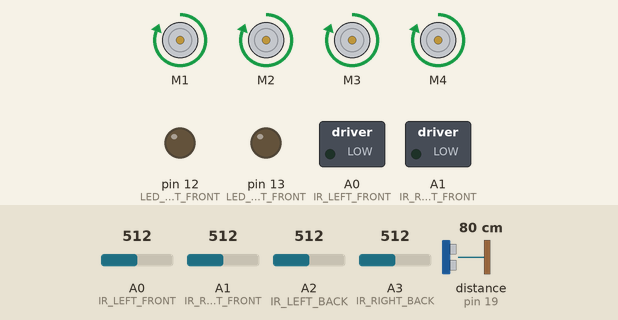
Bench run of a sketch on a simulated Arduino Uno, built with avr-gcc and run on an emulated ATmega328P. On the bench: 4 × DC motor (green arrow = forward, orange = backward, longer = faster), switched loads named in the sketch (green lamp = pin HIGH), output pins drawn as LEDs (lit = HIGH). Wiring (inferred from the names in the program): ultrasonic range finder: trigger pin 18; echo pin 19. Inputs (shaded band) come from the test bench; at power-on: A0 (IR_LEFT_FRONT) = 512, distance to the obstacle (sensor on pin 19) 80 cm, A1 (IR_RIGHT_FRONT) = 512, A2 (IR_LEFT_BACK) = 512, A3 (IR_RIGHT_BACK) = 512. The echo pulse lasts 58.3 µs per cm; pins used as bus, display or sensor lines are not drawn.

Above: at 2.2 s.
2.3 s: A0 (IR_LEFT_FRONT) set to 490
At 3.5 s:
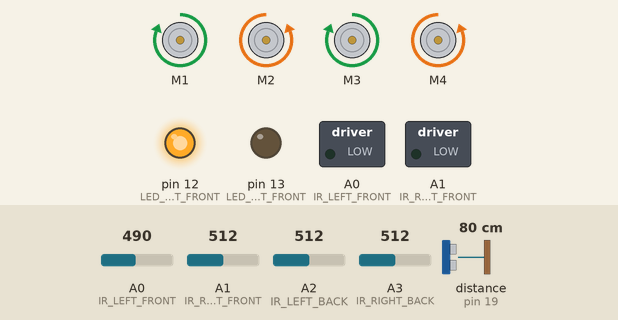
3.8 s: distance to the obstacle (sensor on pin 19) set to 9 cm
6.8 s: A1 (IR_RIGHT_FRONT) set to 499
At 8.0 s:
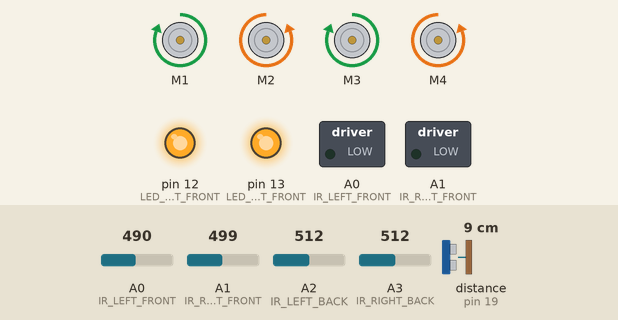
8.3 s: A2 (IR_LEFT_BACK) set to 485
At 9.3 s:
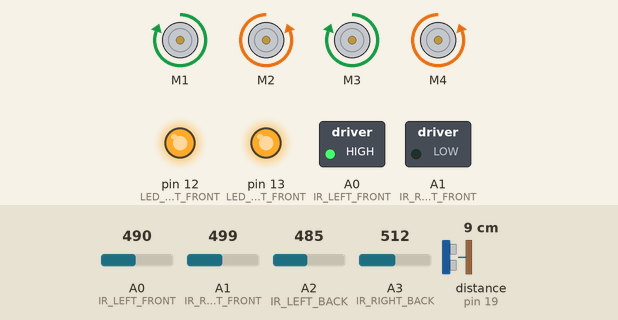
11.3 s: A3 (IR_RIGHT_BACK) set to 484
At 11.7 s:
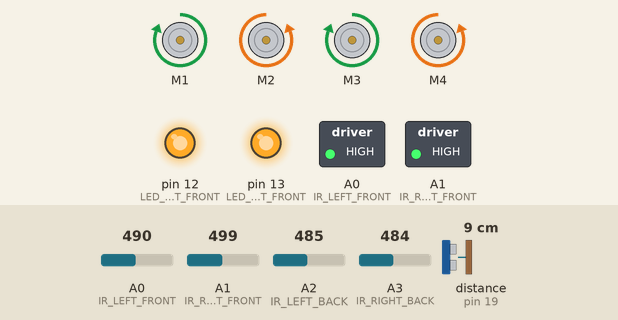
12.8 s: A0 (IR_LEFT_FRONT) set to 510
At 14.0 s:
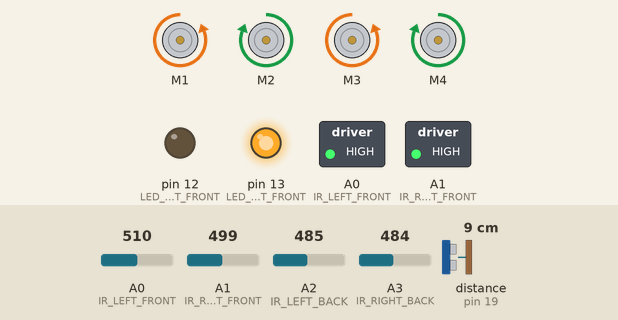
Timing chart, 0 to 15.8 s (numbered marks = the images above; inputs shaded):
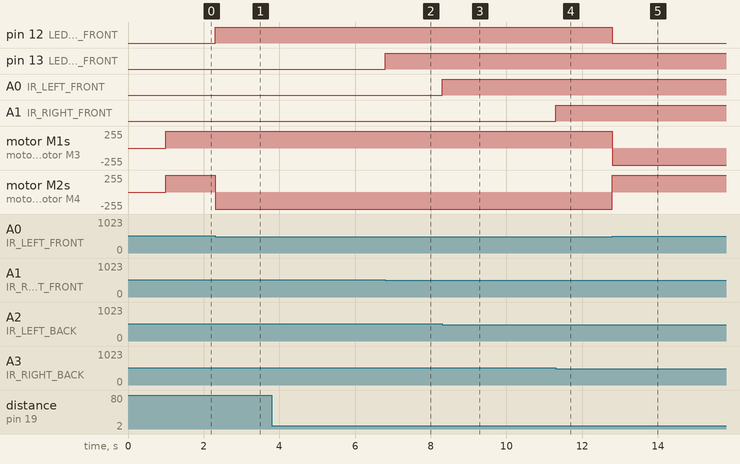

The sketch:

LineFollowingRobot.ino
```cpp
#include <AFMotor.h>

// Motor Pins (L298N Motor Driver)
#define MOTOR_LEFT_FRONT_FORWARD  4
#define MOTOR_LEFT_FRONT_BACKWARD 5
#define MOTOR_RIGHT_FRONT_FORWARD 6
#define MOTOR_RIGHT_FRONT_BACKWARD 7
#define MOTOR_LEFT_BACK_FORWARD 8
#define MOTOR_LEFT_BACK_BACKWARD 9
#define MOTOR_RIGHT_BACK_FORWARD 10
#define MOTOR_RIGHT_BACK_BACKWARD 11

// IR Sensor Pins
#define IR_LEFT_FRONT A0
#define IR_RIGHT_FRONT A1
#define IR_LEFT_BACK A2
#define IR_RIGHT_BACK A3

// LED Pins
#define LED_LEFT_FRONT 12
#define LED_RIGHT_FRONT 13
#define LED_LEFT_BACK 14
#define LED_RIGHT_BACK 15

// Ultrasonic Sensor Pins
#define TRIG_PIN 18
#define ECHO_PIN 19

// Bluetooth Control Pins
char command; // Stores Bluetooth command

// PID Constants
float Kp = 1.0;  // Proportional constant
float Ki = 0.0;  // Integral constant
float Kd = 0.0;  // Derivative constant

// PID variables
float previous_error = 0;
float integral = 0;
float error = 0;
float output = 0;

// Motor objects
AF_DCMotor motor_left_front(1);
AF_DCMotor motor_right_front(2);
AF_DCMotor motor_left_back(3);
AF_DCMotor motor_right_back(4);

// Setup
void setup() {
  // Set the motor pins as outputs
  pinMode(IR_LEFT_FRONT, INPUT);
  pinMode(IR_RIGHT_FRONT, INPUT);
  pinMode(IR_LEFT_BACK, INPUT);
  pinMode(IR_RIGHT_BACK, INPUT);
  pinMode(LED_LEFT_FRONT, OUTPUT);
  pinMode(LED_RIGHT_FRONT, OUTPUT);
  pinMode(LED_LEFT_BACK, OUTPUT);
  pinMode(LED_RIGHT_BACK, OUTPUT);
  pinMode(TRIG_PIN, OUTPUT);
  pinMode(ECHO_PIN, INPUT);

  Serial.begin(9600); // Initialize Bluetooth communication

  // Set motor speed
  motor_left_front.setSpeed(255);
  motor_right_front.setSpeed(255);
  motor_left_back.setSpeed(255);
  motor_right_back.setSpeed(255);

  digitalWrite(TRIG_PIN, LOW);
  delay(1000);
}

// Loop
void loop() {
  // Read IR sensor values
  int leftFront = analogRead(IR_LEFT_FRONT);
  int rightFront = analogRead(IR_RIGHT_FRONT);
  int leftBack = analogRead(IR_LEFT_BACK);
  int rightBack = analogRead(IR_RIGHT_BACK);

  // Turn on LEDs based on IR sensor readings
  digitalWrite(LED_LEFT_FRONT, leftFront < 500 ? HIGH : LOW);
  digitalWrite(LED_RIGHT_FRONT, rightFront < 500 ? HIGH : LOW);
  digitalWrite(LED_LEFT_BACK, leftBack < 500 ? HIGH : LOW);
  digitalWrite(LED_RIGHT_BACK, rightBack < 500 ? HIGH : LOW);

  // Calculate PID error
  error = leftFront - rightFront;  // Error between the left and right front sensors
  integral += error;
  float derivative = error - previous_error;
  output = Kp * error + Ki * integral + Kd * derivative;
  previous_error = error;

  // Move the robot based on PID output
  if (output > 0) {
    moveLeft();
  } else if (output < 0) {
    moveRight();
  } else {
    moveForward();
  }

  // Check for obstacles with the ultrasonic sensor
  long distance = getDistance();
  if (distance < 20) {
    stopMotors(); // Stop if an obstacle is detected within 20 cm
  }

  // Read Bluetooth command (if available)
  if (Serial.available() > 0) {
    command = Serial.read();
    if (command == 'F') {
      moveForward();
    } else if (command == 'B') {
      moveBackward();
    } else if (command == 'L') {
      moveLeft();
    } else if (command == 'R') {
      moveRight();
    } else if (command == 'S') {
      stopMotors();
    }
  }
}

// Function to move the robot forward
void moveForward() {
  motor_left_front.setSpeed(255);
  motor_right_front.setSpeed(255);
  motor_left_back.setSpeed(255);
  motor_right_back.setSpeed(255);
  motor_left_front.run(FORWARD);
  motor_right_front.run(FORWARD);
  motor_left_back.run(FORWARD);
  motor_right_back.run(FORWARD);
}

// Function to move the robot backward
void moveBackward() {
  motor_left_front.setSpeed(255);
  motor_right_front.setSpeed(255);
  motor_left_back.setSpeed(255);
  motor_right_back.setSpeed(255);
  motor_left_front.run(BACKWARD);
  motor_right_front.run(BACKWARD);
  motor_left_back.run(BACKWARD);
  motor_right_back.run(BACKWARD);
}

// Function to move the robot left
void moveLeft() {
  motor_left_front.setSpeed(255);
  motor_right_front.setSpeed(255);
  motor_left_back.setSpeed(255);
  motor_right_back.setSpeed(255);
  motor_left_front.run(BACKWARD);
  motor_right_front.run(FORWARD);
  motor_left_back.run(BACKWARD);
  motor_right_back.run(FORWARD);
}

// Function to move the robot right
void moveRight() {
  motor_left_front.setSpeed(255);
  motor_right_front.setSpeed(255);
  motor_left_back.setSpeed(255);
  motor_right_back.setSpeed(255);
  motor_left_front.run(FORWARD);
  motor_right_front.run(BACKWARD);
  motor_left_back.run(FORWARD);
  motor_right_back.run(BACKWARD);
}

// Function to stop the robot
void stopMotors() {
  motor_left_front.setSpeed(0);
  motor_right_front.setSpeed(0);
  motor_left_back.setSpeed(0);
  motor_right_back.setSpeed(0);
  motor_left_front.run(RELEASE);
  motor_right_front.run(RELEASE);
  motor_left_back.run(RELEASE);
  motor_right_back.run(RELEASE);
}

// Function to measure distance using ultrasonic sensor
long getDistance() {
  digitalWrite(TRIG_PIN, LOW);
  delayMicroseconds(2);
  digitalWrite(TRIG_PIN, HIGH);
  delayMicroseconds(10);
  digitalWrite(TRIG_PIN, LOW);

  long duration = pulseIn(ECHO_PIN, HIGH);
  long distance = (duration / 2) * 0.0344;
  return distance;
}
```

Measured:
- the behaviour switches between 500 and 499 on A1 (IR_RIGHT_FRONT) (found by bisection; images 1 and 2)
- the behaviour switches between 500 and 499 on A2 (IR_LEFT_BACK) (found by bisection; images 2 and 3)
- the behaviour switches between 500 and 499 on A3 (IR_RIGHT_BACK) (found by bisection; images 3 and 4)
- after the input at 2.3 s, pin 12 (LED_LEFT_FRONT): LOW → HIGH at once; motor M2, motor M4: forward 255/255 → backward 255/255 at once
- after the input at 6.8 s, pin 13 (LED_RIGHT_FRONT): LOW → HIGH at once
- after the input at 8.3 s, A0 (IR_LEFT_FRONT): LOW → HIGH at once
- after the input at 11.3 s, A1 (IR_RIGHT_FRONT): LOW → HIGH at once
- after the input at 12.8 s, pin 12 (LED_LEFT_FRONT): HIGH → LOW at once; motor M1, motor M3: forward 255/255 → backward 255/255 at once; motor M2, motor M4: backward 255/255 → forward 255/255 at once
